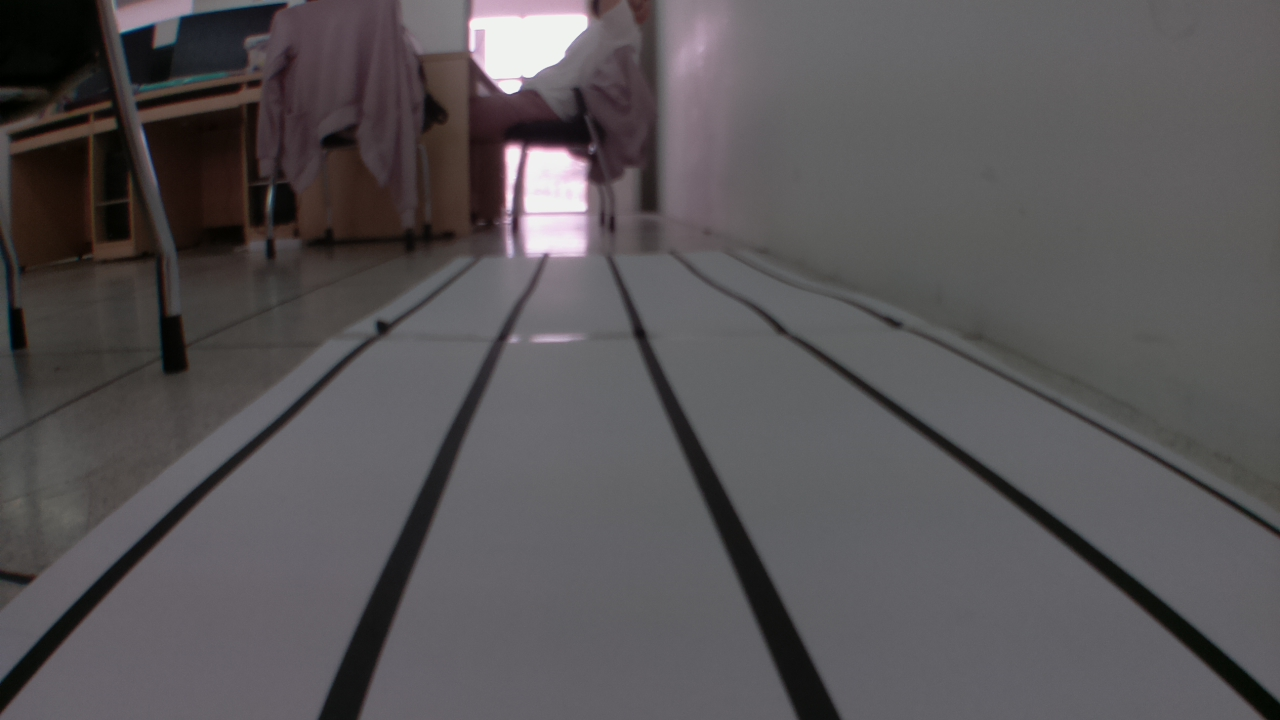
#> input picture linedetect/source.jpg, 1280 x 720 px, found by its file name
$ jupyter execute linedetect.ipynb
#> lines starting #> are read from the running program, lines starting #| are printed output that depends on the picture; after the words box and inside, x2 and y2 are one past the last pixel; in counts of white or black regions, pixels touching at a corner belong together
# 차선검출

## <br>라이브러리

[cell 1]
import cv2
import numpy as np

## <br>함수부

[cell 2]
def grayscale(img):
    return cv2.cvtColor(img, cv2.COLOR_RGB2GRAY)

def canny(img, low_threshold, high_threshold):
    return cv2.Canny(img, low_threshold, high_threshold)

def gaussian_blur(img, kernel_size):
    return cv2.GaussianBlur(img, (kernel_size, kernel_size), 0)

def region_of_interest(img, vertices, color3=(255,255,255), color1=255):    # ROI 설정
    mask = np.zeros_like(img)

    if len(img.shape) > 2:
        color = color3
    else:
        color = color1

    cv2.fillPoly(mask, vertices, color)    # ROI부분을 color로 채움

    ROI_image = cv2.bitwise_and(img, mask)
    return ROI_image

def draw_lines(img, lines, color=[0, 0, 255], thickness=2):
    for line in lines:
        for x1, y1, x2, y2 in line:
            cv2.line(img, (x1, y1), (x2, y2), color, thickness)

def hough_lines(img, rho, theta, threshold, min_line_len, max_line_gap):    # 허프변환
    lines = cv2.HoughLinesP(img, rho, theta, threshold, np.array([]), minLineLength=min_line_len, maxLineGap=max_line_gap)
    line_img = np.zeros((img.shape[0], img.shape[1], 3), dtype=np.uint8)
    draw_lines(line_img, lines)

    return line_img

def weighted_img(img, initial_img, a=1, b=1., c=0.):    # 두 이미지 겹치기
    return cv2.addWeighted(initial_img, a, img, b, c)

## <br>이미지 처리 (grayscale - invert - blur - canny)

[cell 3]
original_image = cv2.imread('C:/Users/admin/Desktop/Hustar/Project/linedetect/source.jpg')
#> original_image is the input picture: shape (720, 1280, 3); mean B, G, R 86.6, 84.5, 87.8
gray_image = grayscale(original_image)
invert_image = cv2.bitwise_not(gray_image)
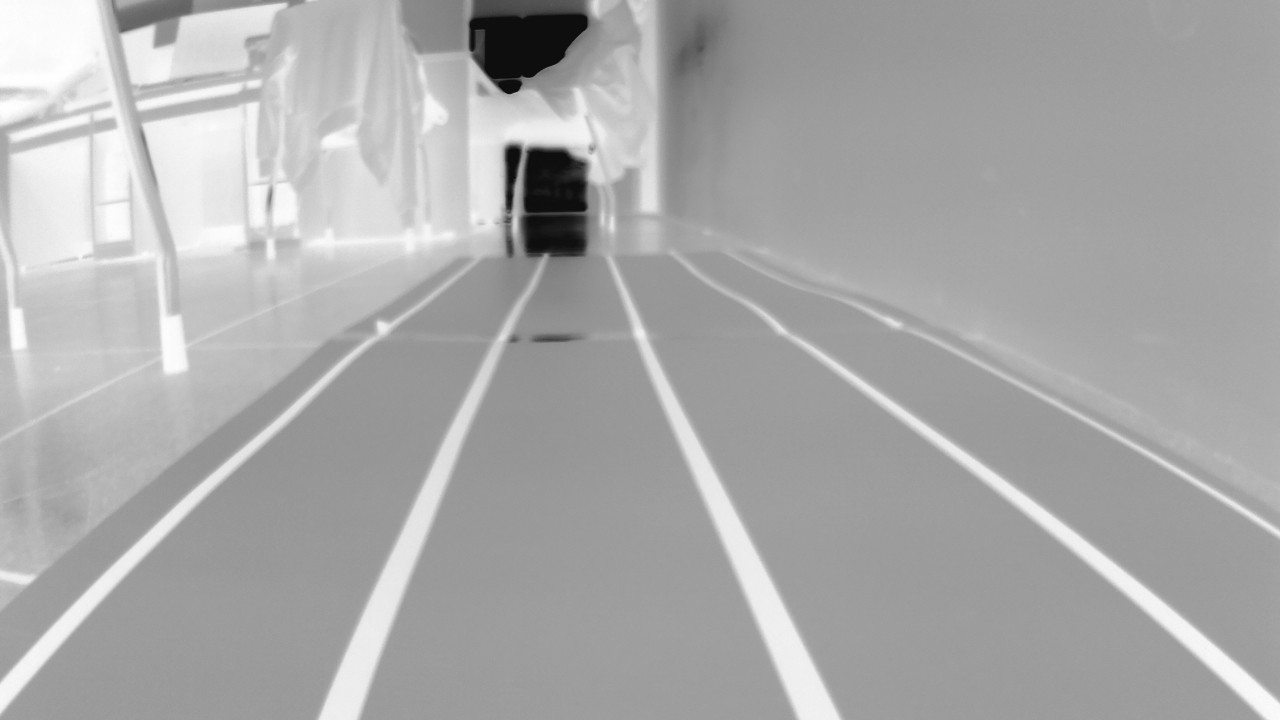
#> invert_image: shape (720, 1280); min 11, max 255, mean 169.4
blur_image = gaussian_blur(invert_image, 5)
canny_image = canny(blur_image, 70, 100)
#> in canny, `return cv2.Canny(img, low_threshold, high_threshold)`:
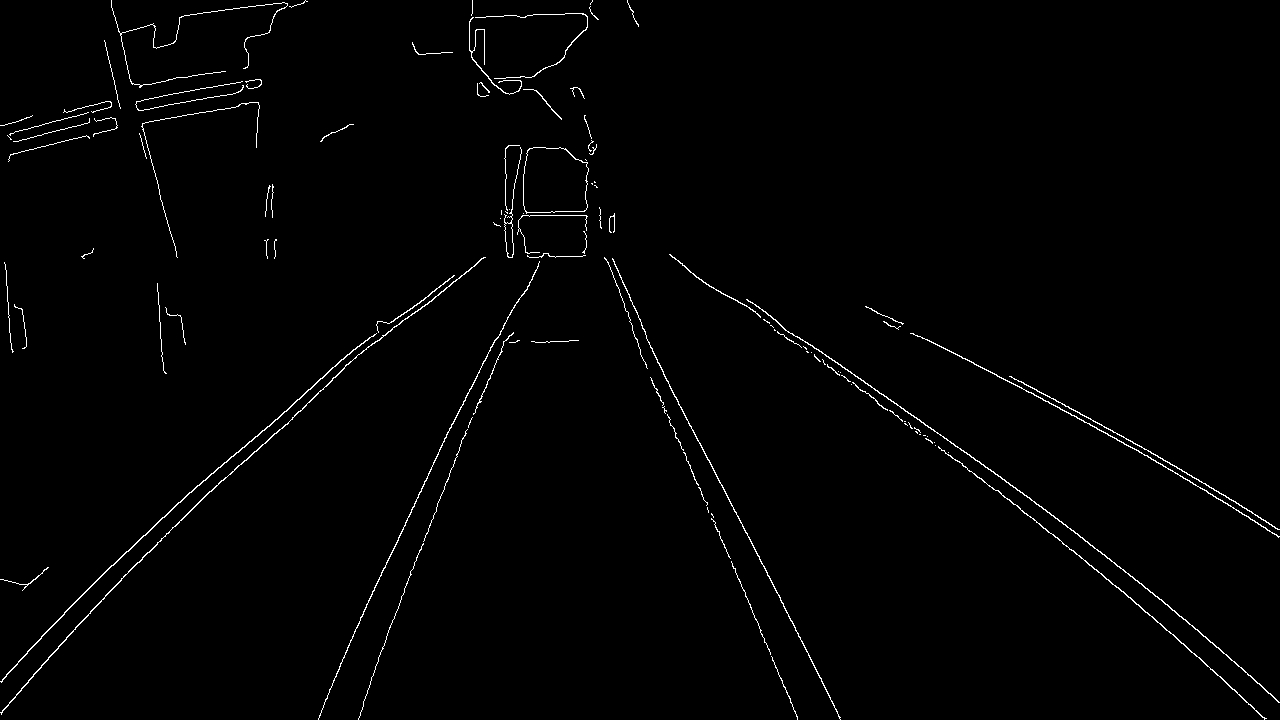
#> returned value: shape (720, 1280); 1.2% white in thin lines or dots

original_image_resized = cv2.resize(original_image, dsize=(0, 0), fx=0.5, fy=0.5, interpolation=cv2.INTER_LINEAR)
gray_image_resized = cv2.resize(gray_image, dsize=(0, 0), fx=0.5, fy=0.5, interpolation=cv2.INTER_LINEAR)
invert_image_resized = cv2.resize(invert_image, dsize=(0, 0), fx=0.5, fy=0.5, interpolation=cv2.INTER_LINEAR)
blur_image_resized = cv2.resize(blur_image, dsize=(0, 0), fx=0.5, fy=0.5, interpolation=cv2.INTER_LINEAR)
canny_image_resized = cv2.resize(canny_image, dsize=(0, 0), fx=0.5, fy=0.5, interpolation=cv2.INTER_LINEAR)
cv2.imshow('original', original_image_resized)
cv2.imshow('gray', gray_image_resized)
cv2.imshow('invert', invert_image_resized)
cv2.imshow('blur', blur_image_resized)
cv2.imshow('canny', canny_image_resized)

cv2.waitKey(0)
cv2.destroyAllWindows()

## <br>ROI 위치 설정

invert test용 라인 (ROI 위치 확인용)

[cell 4]
height, width = original_image.shape[:2]
#> height = 720; width = 1280
vertices = np.array([[(width/4-45, height), (width/3+45, height/3+45), (width*2/3-45, height/3+45), (width*3/4+45, height)]], dtype=np.int32)
roi_image = region_of_interest(invert_image, vertices)
#> in region_of_interest, `cv2.fillPoly(mask, vertices, color)`:
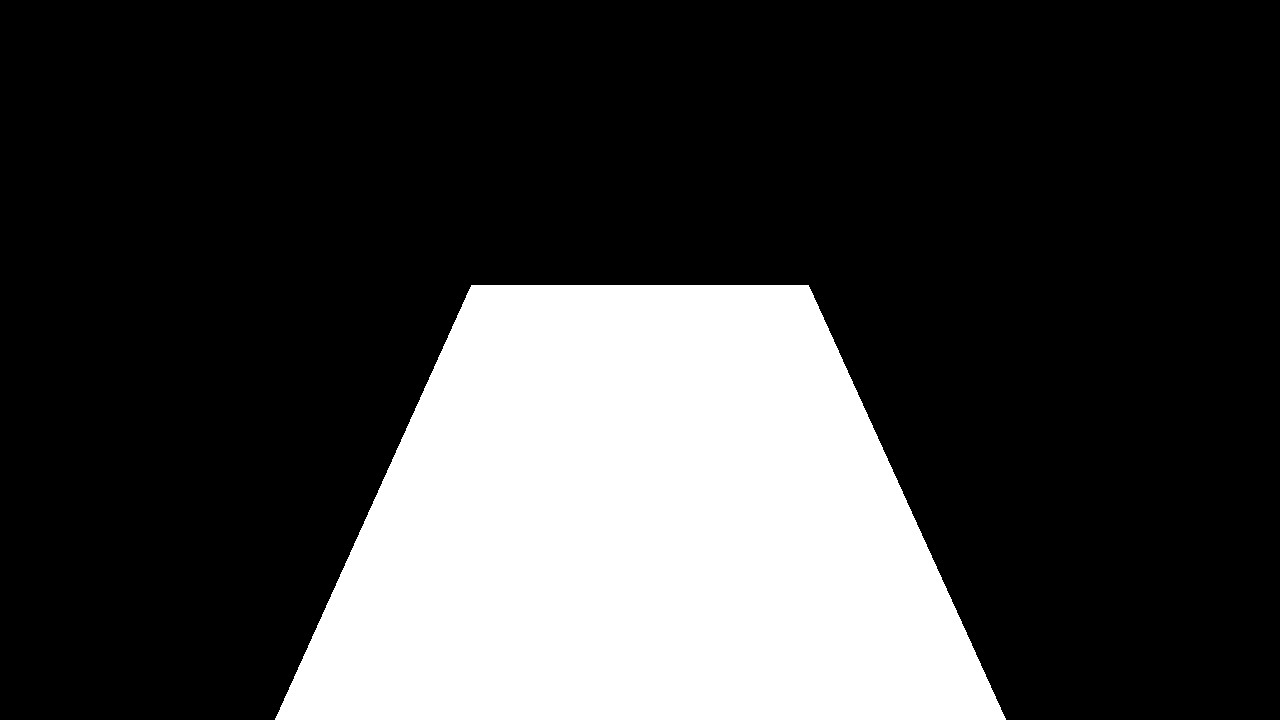
#> mask: shape (720, 1280); 25.2% white; 1 white region, box (x1, y1, x2, y2) and area: (275, 285, 1006, 720) 232507
cv2.imshow('ROI', roi_image)
cv2.waitKey(0)
cv2.destroyAllWindows()

canny 실전용 라인

[cell 5]
height, width = original_image.shape[:2]
# 여기에 vertice 라인 넣음. 추후에
roi_image = region_of_interest(canny_image, vertices)
#> call 2 of region_of_interest, with vertices = array of shape (1, 4, 2), color3 = (255, 255, 255), color1 = 255
#> in region_of_interest (call 2), `ROI_image = cv2.bitwise_and(img, mask)`:
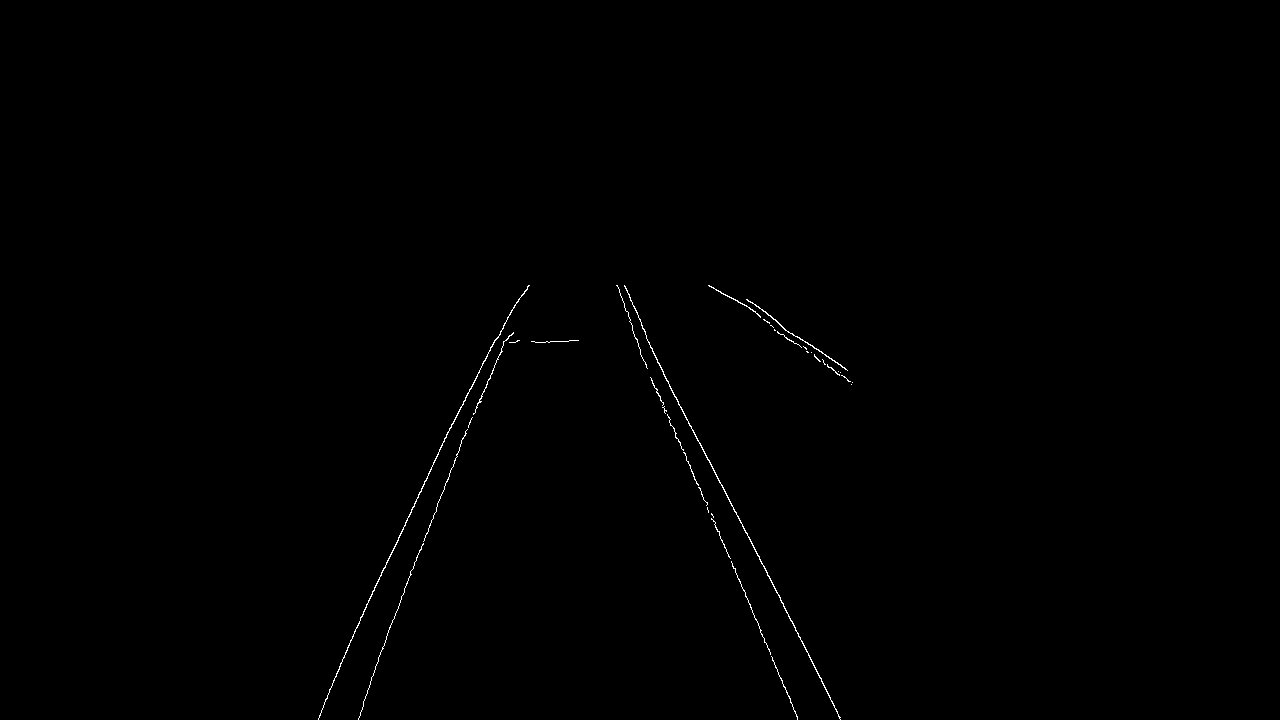
#> ROI_image: shape (720, 1280); 0.28% white in thin lines or dots, all inside (x1, y1, x2, y2) = (318, 285, 853, 720)
cv2.imshow('ROI', roi_image)
cv2.waitKey(0)
cv2.destroyAllWindows()

## <br>HoughLine 적용

[cell 6]
hough_img = hough_lines(roi_image, 1, 1*np.pi/180, 30, 65, 20)    # 허프 변환
#> in hough_lines, `lines = cv2.HoughLinesP(img, rho, theta, threshold, np.array([]), minL..`: lines = 15 rows, first 6: [691, 426, 840, 717], [656, 388, 797, 719], [340, 663, 451, 424], [370, 682, 477, 403], [700, 488, 797, 717], [385, 567, 459, 409]
#> the loop in draw_lines, `for line in lines:` made 15 passes
#> line on passes 1 to 12: [[691, 426, 840, 717]], [[656, 388, 797, 719]], [[340, 663, 451, 424]], [[370, 682, 477, 403]], [[700, 488, 797, 717]], [[385, 567, 459, 409]], [[624, 285, 674, 396]], [[617, 285, 656, 392]], [[475, 412, 505, 340]], [[777, 331, 844, 376]], [[493, 343, 568, 341]], [[375, 666, 465, 431]]
result = weighted_img(hough_img, original_image)

$ run again, with linedetect/1_20200708_200952_000000.jpg copied over linedetect/source.jpg
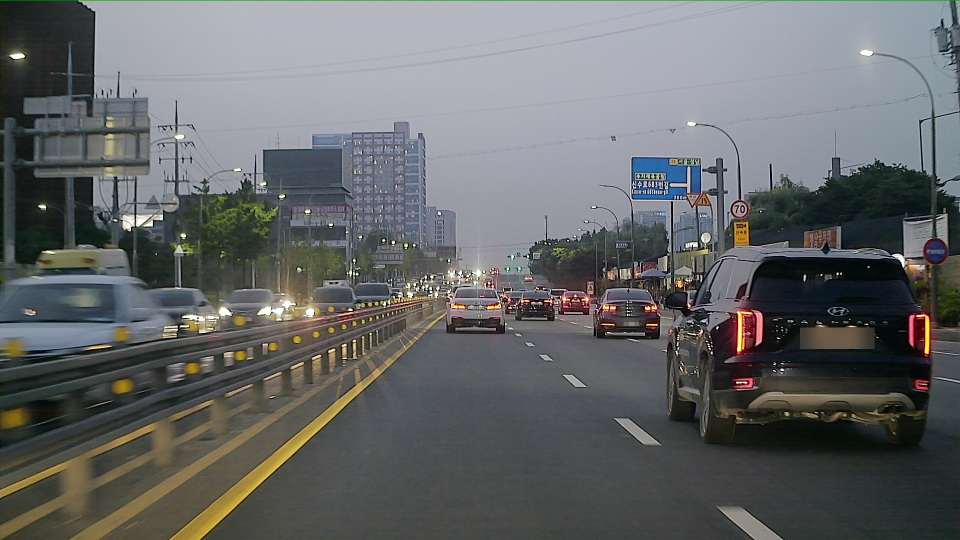
#> input picture linedetect/1_20200708_200952_000000.jpg, 1920 x 1080 px, found by its file name (shown at 1/2 size)
#> original_image is the input picture: shape (1080, 1920, 3); mean B, G, R 104.2, 103.3, 101.3
#> mask: shape (1080, 1920); 26.1% white; 1 white region, box (x1, y1, x2, y2) and area: (435, 405, 1486, 1080) 540675
#> in region_of_interest (call 2), `ROI_image = cv2.bitwise_and(img, mask)`:
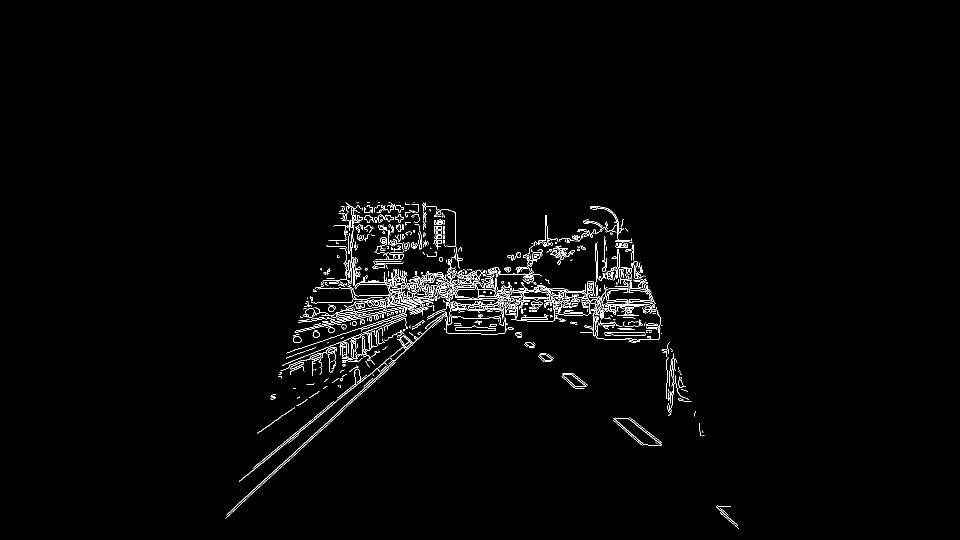
#> ROI_image: shape (1080, 1920) (shown at 1/2 size); 1.5% white in thin lines or dots, all inside (x1, y1, x2, y2) = (451, 405, 1478, 1058)
#> lines = 452 rows, first 6: [572, 921, 740, 765], [732, 774, 989, 535], [1065, 612, 1271, 602], [601, 645, 822, 606], [590, 662, 912, 588], [868, 626, 1077, 597]
#> the loop in draw_lines, `for line in lines:` made 452 passes
#> in weighted_img, `return cv2.addWeighted(initial_img, a, img, b, c)`:
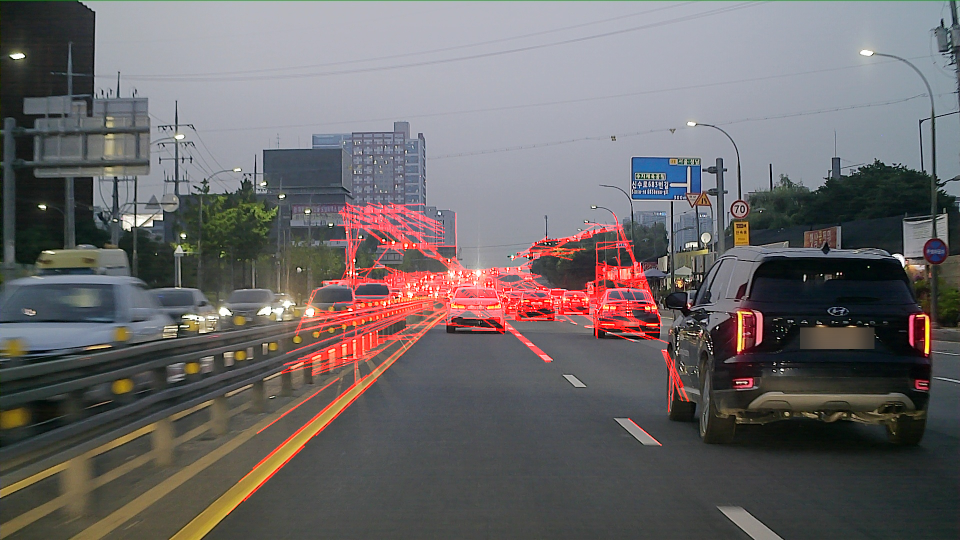
#> returned value: shape (1080, 1920, 3) (shown at 1/2 size); mean of channels 0, 1, 2 104.2, 103.3, 107.8; drawn as B, G, R
